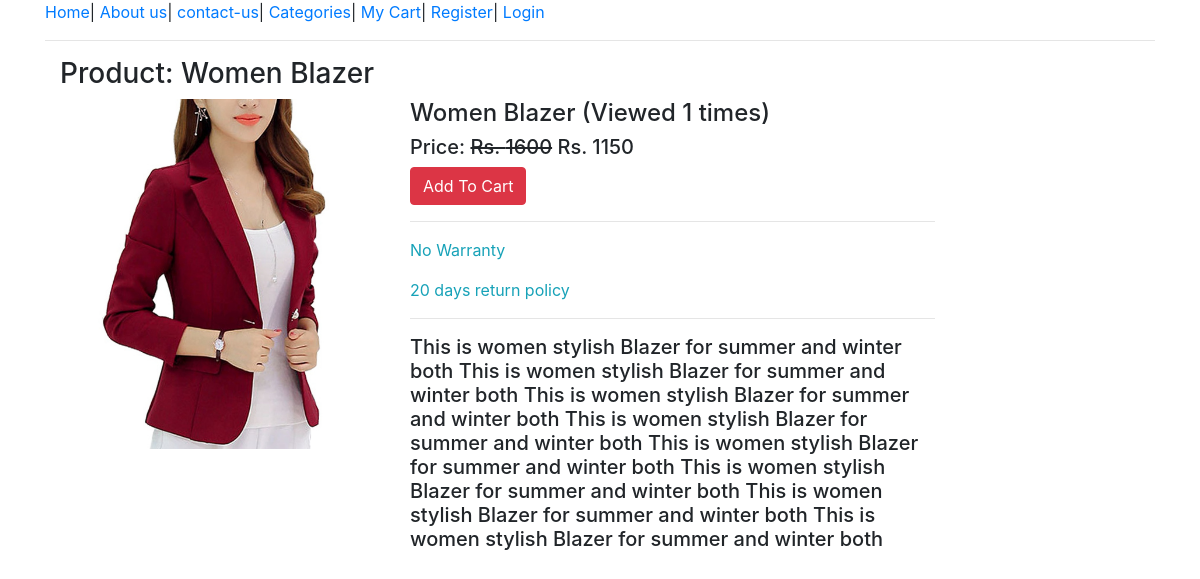
/product/women-blazer/, run on the app's committed database.
### ecomapp/models.py (models this page shows, shortened)
class Product(models.Model):
    title = models.CharField(max_length=200)
    slug = models.SlugField(unique=True)
    category = models.ForeignKey(Category,on_delete=models.CASCADE)
    image = models.ImageField(upload_to="products")
    marked_price = models.PositiveIntegerField()
    selling_price = models.PositiveIntegerField()
    description = models.TextField()
    warranty = models.CharField(max_length=300 , null=True, blank=True)
    return_policy = models.CharField(max_length=300 , null=True , blank=True)
    view_count = models.PositiveIntegerField(default=0)

### ecomapp/views.py (the view)
# urls.py: path("product/<slug:slug>/", ProductDetailView.as_view(), name="productdetail"),
class ProductDetailView(EcomMixin,TemplateView):
    template_name = "productdetail.html"
    def get_context_data(self,**kwargs):
        context = super().get_context_data(**kwargs)
        url_slug =self.kwargs['slug']
        product= Product.objects.get(slug=url_slug)
        product.view_count += 1  # for increasing the view count
        product.save()           # save that increaded view in our db
        context['product'] = product
        return context

### ecomapp/views.py (called while the page is built)
    def dispatch(self, request, *args, **kwargs):
        cart_id = request.session.get("cart_id")
        if cart_id:
            cart_obj = Cart.objects.get(id=cart_id)
            if request.user.is_authenticated and request.user.customer:
                cart_obj.customer = request.user.customer
                cart_obj.save()
        return super().dispatch(request, *args, **kwargs)

### templates/productdetail.html (shortened to what this page needs)
{% extends 'base.html' %}
{% block content %}
<div class="container">
    <h3>Product: {{product.title}}</h3>
    <div class="row">
        <div class="col-md6">
            <img src="{{product.image.url}}" alt="" width=350 class="img-fluid">
        </div>
        <div class="col-md-6">
            <h4>{{product.title}} (Viewed {{product.view_count}} times) </h4>
            <h5>Price: <strike>Rs. {{product.marked_price}}</strike> Rs. {{product.selling_price}}</h5>
            <a href="{% url 'addtocart' product.id %}"class="btn btn-danger">Add To Cart</a>
            <hr>
            <p class="text-info">{{product.warranty}}</p>
            <p class="text-info">{{product.return_policy}}</p>
            <hr>
            <h5>{{product.description}}</h5>
        </div>
    </div>
</div>
{% endblock %}

### data on the page
Product: title "Women Blazer", image (picture), view_count "1", marked_price "1600", selling_price "1150", warranty "No Warranty", return_policy "20 days return policy", description "This is women stylish Blazer for summer and winter both This is women stylish Blazer for summer and winter both This is women stylish Blazer for summer and winter both This is women stylish Blazer for summer and winter both This is women stylish Blazer for summer and winter both This is women stylish Blazer for summer and winter both This is women stylish Blazer for summer and winter both This is women stylish Blazer for summer and winter both"
